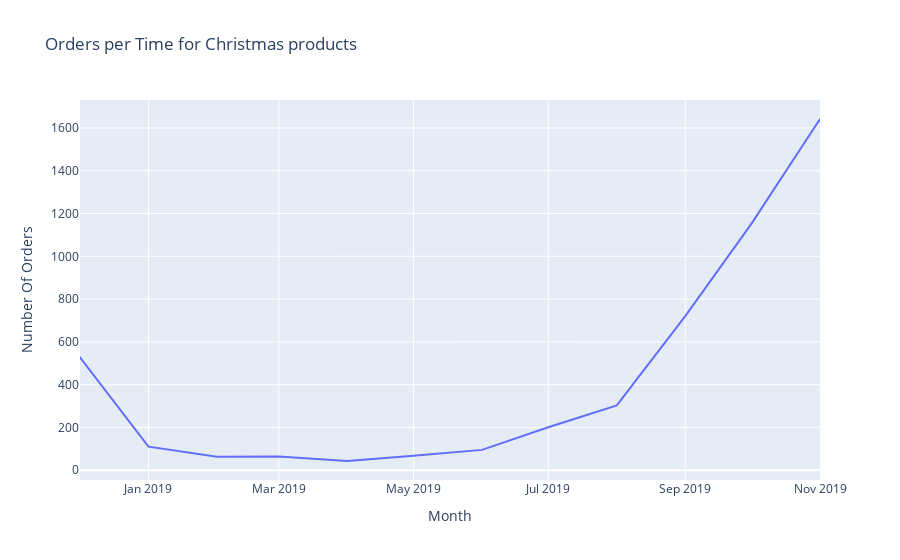

Notebook code for this chart:
### Markdown cell above
Great! Let's check their distribution over time:

### Code cell
christmas_items_per_months = christmas_products.groupby(['month']).agg({'order_id':'nunique'}).reset_index()
christmas_items_per_months.columns = ['month','number_of_orders']
fig = px.line(christmas_items_per_months,
              x = 'month',
              y = 'number_of_orders',
              title = 'Orders per Time for Christmas products',
              labels ={'month':'Month','number_of_orders':'Number Of Orders'})
fig.update_xaxes(range = ['2018-12-01','2019-11-01'])
fig.show()

### Figure 1 — Plotly figure (JSON) as saved in the notebook; plotly's stock layout.template omitted (floating-point values rounded to 4 significant figures)
{"data": [{"hovertemplate": "Month=%{x}<br>Number Of Orders=%{y}<extra></extra>", "legendgroup": "", "line": {"color": "#636efa", "dash": "solid"}, "marker": {"symbol": "circle"}, "mode": "lines", "name": "", "orientation": "v", "showlegend": false, "type": "scatter", "x": ["2018-11", "2018-12", "2019-01", "2019-02", "2019-03", "2019-04", "2019-05", "2019-06", "2019-07", "2019-08", "2019-09", "2019-10", "2019-11", "2019-12"], "xaxis": "x", "y": [81, 527, 110, 63, 64, 43, 67, 95, 201, 303, 720, 1153, 1642, 313], "yaxis": "y"}], "layout": {"legend": {"tracegroupgap": 0}, "title": {"text": "Orders per Time for Christmas products"}, "xaxis": {"anchor": "y", "domain": [0, 1], "range": ["2018-12-01", "2019-11-01"], "title": {"text": "Month"}}, "yaxis": {"anchor": "x", "domain": [0, 1], "title": {"text": "Number Of Orders"}}}}
